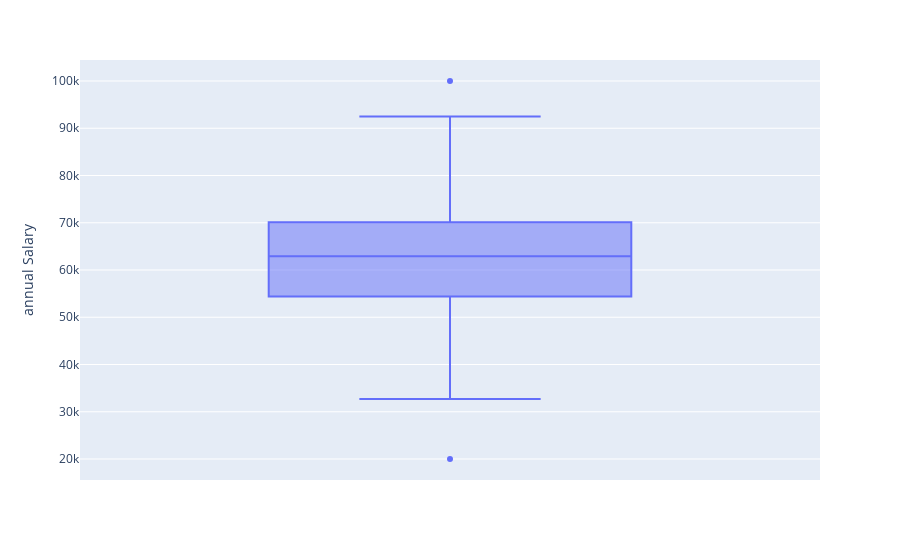

Notebook code cell kept with this figure:
### Code cell
plt.figure(figsize=(10,10))
px.box(data_frame=df, y="annual Salary")

### Figure 1 — Plotly figure (JSON) as saved in the notebook; plotly's stock layout.template omitted (floating-point values rounded to 4 significant figures; data arrays with more than 128 entries replaced by an {"elided": "..."} marker saying what was removed)
{"data": [{"alignmentgroup": "True", "hovertemplate": "annual Salary=%{y}<extra></extra>", "legendgroup": "", "marker": {"color": "#636efa"}, "name": "", "notched": false, "offsetgroup": "", "orientation": "v", "showlegend": false, "type": "box", "x0": " ", "xaxis": "x", "y": {"elided": "500 float values"}, "y0": " ", "yaxis": "y"}], "layout": {"boxmode": "group", "legend": {"tracegroupgap": 0}, "margin": {"t": 60}, "xaxis": {"anchor": "y", "domain": [0, 1]}, "yaxis": {"anchor": "x", "domain": [0, 1], "title": {"text": "annual Salary"}}}}
